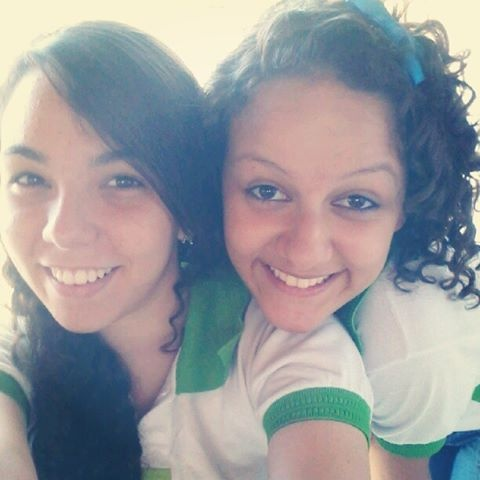
//> input picture image.jpg, 480 x 480 px, given in place of the camera
$ ./homomorfico   (built with g++ and OpenCV 4)
//> lines starting //> are read from the running program, lines starting //| are printed output that depends on the picture
#include <iostream>
#include <opencv2/opencv.hpp>
#include <opencv2/imgproc/imgproc.hpp>
#include <cv.h>


using namespace cv;
using namespace std;


int gama_l = 1;
int gama_l_max = 100;
float gL;

int gama_h = 1;
int gama_h_max = 100;
float gH;

int c=0;
int c_max=500;
float C;

int D0=1;
int D0_max=200;
float d0;

char TrackbarName[50];

 int dft_A=640;
 int dft_B=480;

 //Mat tmp1 = Mat(dft_B, dft_A, CV_32F, Scalar::all(0));
 Mat tmp1;
 Mat padded, filter, mag;
 Mat imaginaryInput, complexImage, multsp;
 Mat image, imagegray, tmp;
 Mat_<float> realInput, zeros;
 vector<Mat> planos,planos2;


void on_trackbar_c(int, void*)
{
  while(D0==0){D0=D0+1;}
  C=c*0.01;
  float D;

  for(int i=0; i<tmp1.rows; i++)
  {
    for(int j=0; j<tmp1.cols; j++)
    {
       D=(j-tmp1.cols/2)*(j-tmp1.cols/2)+(i-tmp1.rows/2)*(i-tmp1.rows/2);
       float x=-1*C*(1.0*D/(D0*D0));
       tmp1.at<float> (i,j) = (gH-gL)*(1-exp(x)+gL);
    }
  }
  imshow("filtrada",tmp1);
  Mat comps[]= {tmp1, tmp1};
  merge(comps, 2, filter);
}
void on_trackbar_gama_l(int, void*)
{
  gL=gama_l*0.01;
  on_trackbar_c(c,0);
}
void on_trackbar_gama_h(int, void*)
{
  gH=gama_h*0.01;
  on_trackbar_c(c,0);
}
void on_trackbar_D0(int, void*)
{
  on_trackbar_c(c,0);
}

void deslocaDFT(Mat& image )
{
  Mat tmp, A, B, C, D;

  image = image(Rect(0, 0, image.cols & -2, image.rows & -2));
  int cx = image.cols/2;
  int cy = image.rows/2;

  A = image(Rect(0, 0, cx, cy));
  B = image(Rect(cx, 0, cx, cy));
  C = image(Rect(0, cy, cx, cy));
  D = image(Rect(cx, cy, cx, cy));

  A.copyTo(tmp);  D.copyTo(A);  tmp.copyTo(D);

  C.copyTo(tmp);  B.copyTo(C);  tmp.copyTo(B);
}

int main(int , char**){

  VideoCapture cap;

  int dft_M, dft_N;

  cap.open(0);
  if(!cap.isOpened())
    return -1;

  cap >> image;
//> image is the input picture: 480 rows x 480 cols, CV_8UC3; mean B, G, R 156.2, 152.9, 152.2

  dft_M = getOptimalDFTSize(image.rows);
//> dft_M = 480
  dft_N = getOptimalDFTSize(image.cols);
//> dft_N = 480

  cout<<dft_M<<","<<dft_N<<endl;
//| 480,480

  copyMakeBorder(image, padded, 0, dft_M - image.rows, 0, dft_N - image.cols, BORDER_CONSTANT, Scalar::all(0));

  zeros = Mat_<float>::zeros(padded.size());

  complexImage = Mat(padded.size(), CV_32FC2, Scalar(0));

  filter = complexImage.clone();

  tmp1 = Mat(dft_M, dft_N, CV_32F);

  Mat comps[]= {tmp1, tmp1};

  cout<<"tmp linha->"<<tmp.rows<<" tmp coluna->"<<tmp.cols<<endl;
  cout<<"tmp1 linha->"<<tmp1.rows<<" tmp1 coluna->"<<tmp1.cols<<endl;
//| tmp1 linha->480 tmp1 coluna->480

  namedWindow("filtrada",WINDOW_NORMAL);
  sprintf( TrackbarName, "atenuação c %d",c_max );
  createTrackbar( TrackbarName, "filtrada", &c,c_max, on_trackbar_c );

  sprintf( TrackbarName, "Gama low %d",gama_l_max );
  createTrackbar( TrackbarName, "filtrada", &gama_l,gama_l_max, on_trackbar_gama_l );

  sprintf( TrackbarName, "Gama high %d",gama_h_max );
  createTrackbar( TrackbarName, "filtrada", &gama_h,gama_h_max, on_trackbar_gama_h );

  sprintf( TrackbarName, "frequencia de corte %d",D0_max );
  createTrackbar( TrackbarName, "filtrada", &D0,D0_max, on_trackbar_D0 );

  for(;;){
    cap >> image;
    cvtColor(image, imagegray, CV_BGR2GRAY);
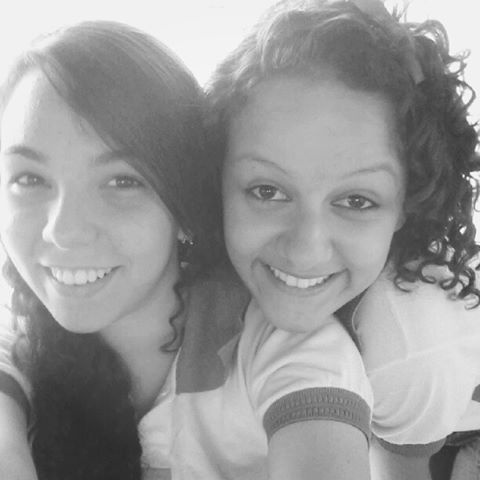
//> imagegray: 480 rows x 480 cols, CV_8UC1; min 41, max 254, mean 153.1

    copyMakeBorder(imagegray, padded, 0, dft_M - image.rows, 0, dft_N - image.cols, BORDER_CONSTANT, Scalar::all(0));

    planos.clear();

    realInput = Mat_<float>(padded);
    Mat temporario = realInput.clone();
    normalize(temporario, temporario, 0, 1, CV_MINMAX);   //essa tres linhas são apenas
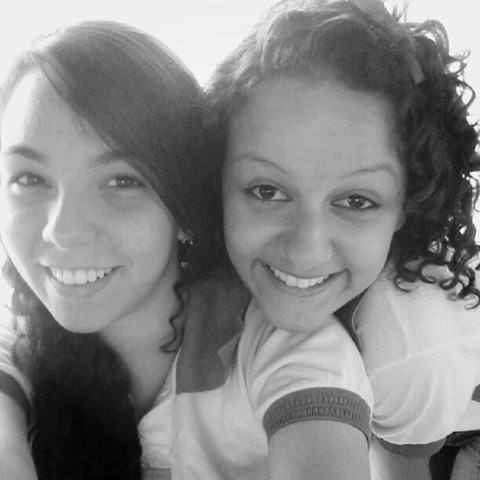
//> temporario: 480 rows x 480 cols, CV_32FC1; min 0, max 1, mean 0.526
    namedWindow("original",WINDOW_NORMAL);                //para efeito de vizialização
    imshow("original", temporario);                       //da imagem original
    // insere as duas componentes no array de matrizes

    planos.push_back(realInput);
    planos.push_back(zeros);
//> planos[1]: 480 rows x 480 cols, CV_32FC1; every value is 0

    for(int i=0; i<dft_M; i++)
    {
      for(int j=0; j<dft_N; j++)
      {
          planos[0].at<float> (i,j) = log(planos[0].at<float> (i,j));
      }
    }
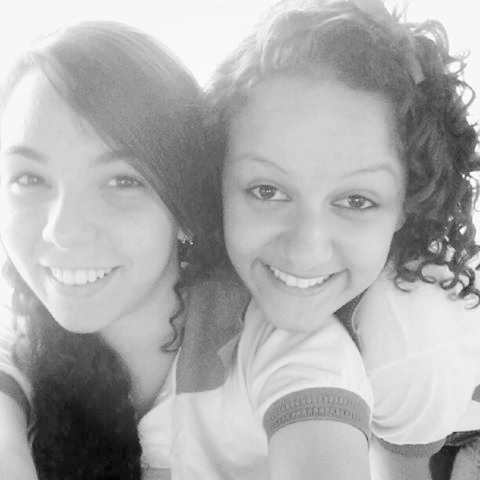
//> planos[0]: 480 rows x 480 cols, CV_32FC1; min 3.71, max 5.54, mean 4.96; drawn with min black and max white

    merge(planos, complexImage);

    dft(complexImage, complexImage);

    deslocaDFT(complexImage);

    mulSpectrums(complexImage,filter,complexImage,0);

    deslocaDFT(complexImage);

    idft(complexImage, complexImage);

    planos.clear();

    split(complexImage, planos);
//> planos[1]: 480 rows x 480 cols, CV_32FC1; every value is 0

    normalize(planos[0], planos[0], 0, 1, CV_MINMAX);

    for(int i=0; i<dft_M; i++)
    {
      for(int j=0; j<dft_N; j++)
      {
            planos[0].at<float> (i,j) = exp(planos[0].at<float> (i,j));
      }
    }
//> planos[0]: 480 rows x 480 cols, CV_32FC1; every value is 1

    normalize(planos[0], planos[0], 0, 1, CV_MINMAX);
    namedWindow("filtrada",WINDOW_NORMAL);
    imshow("filtrada", planos[0]);

    waitKey(30);
//> after the loop in on_trackbar_c (call 2), `for(int i=0; i<tmp1.rows; i++)`: tmp1: 480 rows x 480 cols, CV_32FC1; every value is -0.0001
  }

  return 0;
}
